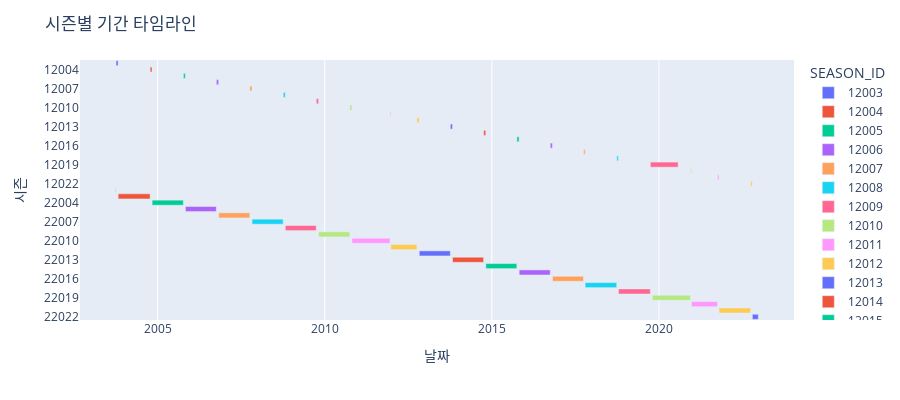

Notebook source saved alongside this figure:
### Code cell
# 타임라인 차트
fig = px.timeline(
    season_dates,
    x_start="Start",
    x_end="End",
    y="SEASON_ID",
    color="SEASON_ID"
)

fig.update_layout(
    title="시즌별 기간 타임라인",
    xaxis_title="날짜",
    yaxis_title="시즌",
    width=900,
    height=400
)

fig.show()

### Figure 1 — Plotly figure (JSON) as saved in the notebook; plotly's stock layout.template omitted (floating-point values rounded to 4 significant figures)
{"data": [{"base": ["2003-10-05T00:00:00.000000000"], "hovertemplate": "SEASON_ID=%{y}<br>Start=%{base}<br>End=%{x}<extra></extra>", "legendgroup": "12003", "marker": {"color": "#636efa", "pattern": {"shape": ""}}, "name": "12003", "orientation": "h", "showlegend": true, "textposition": "auto", "type": "bar", "x": [1900800000], "xaxis": "x", "y": ["12003"], "yaxis": "y"}, {"base": ["2004-10-12T00:00:00.000000000"], "hovertemplate": "SEASON_ID=%{y}<br>Start=%{base}<br>End=%{x}<extra></extra>", "legendgroup": "12004", "marker": {"color": "#EF553B", "pattern": {"shape": ""}}, "name": "12004", "orientation": "h", "showlegend": true, "textposition": "auto", "type": "bar", "x": [1728000000], "xaxis": "x", "y": ["12004"], "yaxis": "y"}, {"base": ["2005-10-10T00:00:00.000000000"], "hovertemplate": "SEASON_ID=%{y}<br>Start=%{base}<br>End=%{x}<extra></extra>", "legendgroup": "12005", "marker": {"color": "#00cc96", "pattern": {"shape": ""}}, "name": "12005", "orientation": "h", "showlegend": true, "textposition": "auto", "type": "bar", "x": [1814400000], "xaxis": "x", "y": ["12005"], "yaxis": "y"}, {"base": ["2006-10-05T00:00:00.000000000"], "hovertemplate": "SEASON_ID=%{y}<br>Start=%{base}<br>End=%{x}<extra></extra>", "legendgroup": "12006", "marker": {"color": "#ab63fa", "pattern": {"shape": ""}}, "name": "12006", "orientation": "h", "showlegend": true, "textposition": "auto", "type": "bar", "x": [2160000000], "xaxis": "x", "y": ["12006"], "yaxis": "y"}, {"base": ["2007-10-06T00:00:00.000000000"], "hovertemplate": "SEASON_ID=%{y}<br>Start=%{base}<br>End=%{x}<extra></extra>", "legendgroup": "12007", "marker": {"color": "#FFA15A", "pattern": {"shape": ""}}, "name": "12007", "orientation": "h", "showlegend": true, "textposition": "auto", "type": "bar", "x": [1987200000], "xaxis": "x", "y": ["12007"], "yaxis": "y"}, {"base": ["2008-10-05T00:00:00.000000000"], "hovertemplate": "SEASON_ID=%{y}<br>Start=%{base}<br>End=%{x}<extra></extra>", "legendgroup": "12008", "marker": {"color": "#19d3f3", "pattern": {"shape": ""}}, "name": "12008", "orientation": "h", "showlegend": true, "textposition": "auto", "type": "bar", "x": [1900800000], "xaxis": "x", "y": ["12008"], "yaxis": "y"}, {"base": ["2009-10-01T00:00:00.000000000"], "hovertemplate": "SEASON_ID=%{y}<br>Start=%{base}<br>End=%{x}<extra></extra>", "legendgroup": "12009", "marker": {"color": "#FF6692", "pattern": {"shape": ""}}, "name": "12009", "orientation": "h", "showlegend": true, "textposition": "auto", "type": "bar", "x": [2160000000], "xaxis": "x", "y": ["12009"], "yaxis": "y"}, {"base": ["2010-10-03T00:00:00.000000000"], "hovertemplate": "SEASON_ID=%{y}<br>Start=%{base}<br>End=%{x}<extra></extra>", "legendgroup": "12010", "marker": {"color": "#B6E880", "pattern": {"shape": ""}}, "name": "12010", "orientation": "h", "showlegend": true, "textposition": "auto", "type": "bar", "x": [1900800000], "xaxis": "x", "y": ["12010"], "yaxis": "y"}, {"base": ["2011-12-16T00:00:00.000000000"], "hovertemplate": "SEASON_ID=%{y}<br>Start=%{base}<br>End=%{x}<extra></extra>", "legendgroup": "12011", "marker": {"color": "#FF97FF", "pattern": {"shape": ""}}, "name": "12011", "orientation": "h", "showlegend": true, "textposition": "auto", "type": "bar", "x": [691200000], "xaxis": "x", "y": ["12011"], "yaxis": "y"}, {"base": ["2012-10-05T00:00:00.000000000"], "hovertemplate": "SEASON_ID=%{y}<br>Start=%{base}<br>End=%{x}<extra></extra>", "legendgroup": "12012", "marker": {"color": "#FECB52", "pattern": {"shape": ""}}, "name": "12012", "orientation": "h", "showlegend": true, "textposition": "auto", "type": "bar", "x": [2073600000], "xaxis": "x", "y": ["12012"], "yaxis": "y"}, {"base": ["2013-10-05T00:00:00.000000000"], "hovertemplate": "SEASON_ID=%{y}<br>Start=%{base}<br>End=%{x}<extra></extra>", "legendgroup": "12013", "marker": {"color": "#636efa", "pattern": {"shape": ""}}, "name": "12013", "orientation": "h", "showlegend": true, "textposition": "auto", "type": "bar", "x": [1987200000], "xaxis": "x", "y": ["12013"], "yaxis": "y"}, {"base": ["2014-10-04T00:00:00.000000000"], "hovertemplate": "SEASON_ID=%{y}<br>Start=%{base}<br>End=%{x}<extra></extra>", "legendgroup": "12014", "marker": {"color": "#EF553B", "pattern": {"shape": ""}}, "name": "12014", "orientation": "h", "showlegend": true, "textposition": "auto", "type": "bar", "x": [1987200000], "xaxis": "x", "y": ["12014"], "yaxis": "y"}, {"base": ["2015-10-02T00:00:00.000000000"], "hovertemplate": "SEASON_ID=%{y}<br>Start=%{base}<br>End=%{x}<extra></extra>", "legendgroup": "12015", "marker": {"color": "#00cc96", "pattern": {"shape": ""}}, "name": "12015", "orientation": "h", "showlegend": true, "textposition": "auto", "type": "bar", "x": [2073600000], "xaxis": "x", "y": ["12015"], "yaxis": "y"}, {"base": ["2016-10-01T00:00:00.000000000"], "hovertemplate": "SEASON_ID=%{y}<br>Start=%{base}<br>End=%{x}<extra></extra>", "legendgroup": "12016", "marker": {"color": "#ab63fa", "pattern": {"shape": ""}}, "name": "12016", "orientation": "h", "showlegend": true, "textposition": "auto", "type": "bar", "x": [1987200000], "xaxis": "x", "y": ["12016"], "yaxis": "y"}, {"base": ["2017-09-30T00:00:00.000000000"], "hovertemplate": "SEASON_ID=%{y}<br>Start=%{base}<br>End=%{x}<extra></extra>", "legendgroup": "12017", "marker": {"color": "#FFA15A", "pattern": {"shape": ""}}, "name": "12017", "orientation": "h", "showlegend": true, "textposition": "auto", "type": "bar", "x": [1382400000], "xaxis": "x", "y": ["12017"], "yaxis": "y"}, {"base": ["2018-09-28T00:00:00.000000000"], "hovertemplate": "SEASON_ID=%{y}<br>Start=%{base}<br>End=%{x}<extra></extra>", "legendgroup": "12018", "marker": {"color": "#19d3f3", "pattern": {"shape": ""}}, "name": "12018", "orientation": "h", "showlegend": true, "textposition": "auto", "type": "bar", "x": [1468800000], "xaxis": "x", "y": ["12018"], "yaxis": "y"}, {"base": ["2019-09-30T00:00:00.000000000"], "hovertemplate": "SEASON_ID=%{y}<br>Start=%{base}<br>End=%{x}<extra></extra>", "legendgroup": "12019", "marker": {"color": "#FF6692", "pattern": {"shape": ""}}, "name": "12019", "orientation": "h", "showlegend": true, "textposition": "auto", "type": "bar", "x": [26179200000], "xaxis": "x", "y": ["12019"], "yaxis": "y"}, {"base": ["2020-12-11T00:00:00.000000000"], "hovertemplate": "SEASON_ID=%{y}<br>Start=%{base}<br>End=%{x}<extra></extra>", "legendgroup": "12020", "marker": {"color": "#B6E880", "pattern": {"shape": ""}}, "name": "12020", "orientation": "h", "showlegend": true, "textposition": "auto", "type": "bar", "x": [864000000], "xaxis": "x", "y": ["12020"], "yaxis": "y"}, {"base": ["2021-10-03T00:00:00.000000000"], "hovertemplate": "SEASON_ID=%{y}<br>Start=%{base}<br>End=%{x}<extra></extra>", "legendgroup": "12021", "marker": {"color": "#FF97FF", "pattern": {"shape": ""}}, "name": "12021", "orientation": "h", "showlegend": true, "textposition": "auto", "type": "bar", "x": [1296000000], "xaxis": "x", "y": ["12021"], "yaxis": "y"}, {"base": ["2022-09-30T00:00:00.000000000"], "hovertemplate": "SEASON_ID=%{y}<br>Start=%{base}<br>End=%{x}<extra></extra>", "legendgroup": "12022", "marker": {"color": "#FECB52", "pattern": {"shape": ""}}, "name": "12022", "orientation": "h", "showlegend": true, "textposition": "auto", "type": "bar", "x": [1468800000], "xaxis": "x", "y": ["12022"], "yaxis": "y"}, {"base": ["2003-10-01T00:00:00.000000000"], "hovertemplate": "SEASON_ID=%{y}<br>Start=%{base}<br>End=%{x}<extra></extra>", "legendgroup": "22002", "marker": {"color": "#636efa", "pattern": {"shape": ""}}, "name": "22002", "orientation": "h", "showlegend": true, "textposition": "auto", "type": "bar", "x": [259200000], "xaxis": "x", "y": ["22002"], "yaxis": "y"}, {"base": ["2003-10-28T00:00:00.000000000"], "hovertemplate": "SEASON_ID=%{y}<br>Start=%{base}<br>End=%{x}<extra></extra>", "legendgroup": "22003", "marker": {"color": "#EF553B", "pattern": {"shape": ""}}, "name": "22003", "orientation": "h", "showlegend": true, "textposition": "auto", "type": "bar", "x": [30153600000], "xaxis": "x", "y": ["22003"], "yaxis": "y"}, {"base": ["2004-11-02T00:00:00.000000000"], "hovertemplate": "SEASON_ID=%{y}<br>Start=%{base}<br>End=%{x}<extra></extra>", "legendgroup": "22004", "marker": {"color": "#00cc96", "pattern": {"shape": ""}}, "name": "22004", "orientation": "h", "showlegend": true, "textposition": "auto", "type": "bar", "x": [29462400000], "xaxis": "x", "y": ["22004"], "yaxis": "y"}, {"base": ["2005-11-01T00:00:00.000000000"], "hovertemplate": "SEASON_ID=%{y}<br>Start=%{base}<br>End=%{x}<extra></extra>", "legendgroup": "22005", "marker": {"color": "#ab63fa", "pattern": {"shape": ""}}, "name": "22005", "orientation": "h", "showlegend": true, "textposition": "auto", "type": "bar", "x": [29116800000], "xaxis": "x", "y": ["22005"], "yaxis": "y"}, {"base": ["2006-10-31T00:00:00.000000000"], "hovertemplate": "SEASON_ID=%{y}<br>Start=%{base}<br>End=%{x}<extra></extra>", "legendgroup": "22006", "marker": {"color": "#FFA15A", "pattern": {"shape": ""}}, "name": "22006", "orientation": "h", "showlegend": true, "textposition": "auto", "type": "bar", "x": [29289600000], "xaxis": "x", "y": ["22006"], "yaxis": "y"}, {"base": ["2007-10-30T00:00:00.000000000"], "hovertemplate": "SEASON_ID=%{y}<br>Start=%{base}<br>End=%{x}<extra></extra>", "legendgroup": "22007", "marker": {"color": "#19d3f3", "pattern": {"shape": ""}}, "name": "22007", "orientation": "h", "showlegend": true, "textposition": "auto", "type": "bar", "x": [29376000000], "xaxis": "x", "y": ["22007"], "yaxis": "y"}, {"base": ["2008-10-28T00:00:00.000000000"], "hovertemplate": "SEASON_ID=%{y}<br>Start=%{base}<br>End=%{x}<extra></extra>", "legendgroup": "22008", "marker": {"color": "#FF6692", "pattern": {"shape": ""}}, "name": "22008", "orientation": "h", "showlegend": true, "textposition": "auto", "type": "bar", "x": [29116800000], "xaxis": "x", "y": ["22008"], "yaxis": "y"}, {"base": ["2009-10-27T00:00:00.000000000"], "hovertemplate": "SEASON_ID=%{y}<br>Start=%{base}<br>End=%{x}<extra></extra>", "legendgroup": "22009", "marker": {"color": "#B6E880", "pattern": {"shape": ""}}, "name": "22009", "orientation": "h", "showlegend": true, "textposition": "auto", "type": "bar", "x": [29376000000], "xaxis": "x", "y": ["22009"], "yaxis": "y"}, {"base": ["2010-10-26T00:00:00.000000000"], "hovertemplate": "SEASON_ID=%{y}<br>Start=%{base}<br>End=%{x}<extra></extra>", "legendgroup": "22010", "marker": {"color": "#FF97FF", "pattern": {"shape": ""}}, "name": "22010", "orientation": "h", "showlegend": true, "textposition": "auto", "type": "bar", "x": [35856000000], "xaxis": "x", "y": ["22010"], "yaxis": "y"}, {"base": ["2011-12-25T00:00:00.000000000"], "hovertemplate": "SEASON_ID=%{y}<br>Start=%{base}<br>End=%{x}<extra></extra>", "legendgroup": "22011", "marker": {"color": "#FECB52", "pattern": {"shape": ""}}, "name": "22011", "orientation": "h", "showlegend": true, "textposition": "auto", "type": "bar", "x": [24537600000], "xaxis": "x", "y": ["22011"], "yaxis": "y"}, {"base": ["2012-10-30T00:00:00.000000000"], "hovertemplate": "SEASON_ID=%{y}<br>Start=%{base}<br>End=%{x}<extra></extra>", "legendgroup": "22012", "marker": {"color": "#636efa", "pattern": {"shape": ""}}, "name": "22012", "orientation": "h", "showlegend": true, "textposition": "auto", "type": "bar", "x": [29289600000], "xaxis": "x", "y": ["22012"], "yaxis": "y"}, {"base": ["2013-10-29T00:00:00.000000000"], "hovertemplate": "SEASON_ID=%{y}<br>Start=%{base}<br>End=%{x}<extra></extra>", "legendgroup": "22013", "marker": {"color": "#EF553B", "pattern": {"shape": ""}}, "name": "22013", "orientation": "h", "showlegend": true, "textposition": "auto", "type": "bar", "x": [29289600000], "xaxis": "x", "y": ["22013"], "yaxis": "y"}, {"base": ["2014-10-28T00:00:00.000000000"], "hovertemplate": "SEASON_ID=%{y}<br>Start=%{base}<br>End=%{x}<extra></extra>", "legendgroup": "22014", "marker": {"color": "#00cc96", "pattern": {"shape": ""}}, "name": "22014", "orientation": "h", "showlegend": true, "textposition": "auto", "type": "bar", "x": [29203200000], "xaxis": "x", "y": ["22014"], "yaxis": "y"}, {"base": ["2015-10-27T00:00:00.000000000"], "hovertemplate": "SEASON_ID=%{y}<br>Start=%{base}<br>End=%{x}<extra></extra>", "legendgroup": "22015", "marker": {"color": "#ab63fa", "pattern": {"shape": ""}}, "name": "22015", "orientation": "h", "showlegend": true, "textposition": "auto", "type": "bar", "x": [29289600000], "xaxis": "x", "y": ["22015"], "yaxis": "y"}, {"base": ["2016-10-25T00:00:00.000000000"], "hovertemplate": "SEASON_ID=%{y}<br>Start=%{base}<br>End=%{x}<extra></extra>", "legendgroup": "22016", "marker": {"color": "#FFA15A", "pattern": {"shape": ""}}, "name": "22016", "orientation": "h", "showlegend": true, "textposition": "auto", "type": "bar", "x": [29289600000], "xaxis": "x", "y": ["22016"], "yaxis": "y"}, {"base": ["2017-10-17T00:00:00.000000000"], "hovertemplate": "SEASON_ID=%{y}<br>Start=%{base}<br>End=%{x}<extra></extra>", "legendgroup": "22017", "marker": {"color": "#19d3f3", "pattern": {"shape": ""}}, "name": "22017", "orientation": "h", "showlegend": true, "textposition": "auto", "type": "bar", "x": [29808000000], "xaxis": "x", "y": ["22017"], "yaxis": "y"}, {"base": ["2018-10-16T00:00:00.000000000"], "hovertemplate": "SEASON_ID=%{y}<br>Start=%{base}<br>End=%{x}<extra></extra>", "legendgroup": "22018", "marker": {"color": "#FF6692", "pattern": {"shape": ""}}, "name": "22018", "orientation": "h", "showlegend": true, "textposition": "auto", "type": "bar", "x": [30067200000], "xaxis": "x", "y": ["22018"], "yaxis": "y"}, {"base": ["2019-10-22T00:00:00.000000000"], "hovertemplate": "SEASON_ID=%{y}<br>Start=%{base}<br>End=%{x}<extra></extra>", "legendgroup": "22019", "marker": {"color": "#B6E880", "pattern": {"shape": ""}}, "name": "22019", "orientation": "h", "showlegend": true, "textposition": "auto", "type": "bar", "x": [35856000000], "xaxis": "x", "y": ["22019"], "yaxis": "y"}, {"base": ["2020-12-22T00:00:00.000000000"], "hovertemplate": "SEASON_ID=%{y}<br>Start=%{base}<br>End=%{x}<extra></extra>", "legendgroup": "22020", "marker": {"color": "#FF97FF", "pattern": {"shape": ""}}, "name": "22020", "orientation": "h", "showlegend": true, "textposition": "auto", "type": "bar", "x": [24537600000], "xaxis": "x", "y": ["22020"], "yaxis": "y"}, {"base": ["2021-10-19T00:00:00.000000000"], "hovertemplate": "SEASON_ID=%{y}<br>Start=%{base}<br>End=%{x}<extra></extra>", "legendgroup": "22021", "marker": {"color": "#FECB52", "pattern": {"shape": ""}}, "name": "22021", "orientation": "h", "showlegend": true, "textposition": "auto", "type": "bar", "x": [29808000000], "xaxis": "x", "y": ["22021"], "yaxis": "y"}, {"base": ["2022-10-18T00:00:00.000000000"], "hovertemplate": "SEASON_ID=%{y}<br>Start=%{base}<br>End=%{x}<extra></extra>", "legendgroup": "22022", "marker": {"color": "#636efa", "pattern": {"shape": ""}}, "name": "22022", "orientation": "h", "showlegend": true, "textposition": "auto", "type": "bar", "x": [5616000000], "xaxis": "x", "y": ["22022"], "yaxis": "y"}], "layout": {"barmode": "overlay", "height": 400, "legend": {"title": {"text": "SEASON_ID"}, "tracegroupgap": 0}, "margin": {"t": 60}, "title": {"text": "시즌별 기간 타임라인"}, "width": 900, "xaxis": {"anchor": "y", "domain": [0, 1], "title": {"text": "날짜"}, "type": "date"}, "yaxis": {"anchor": "x", "categoryarray": ["22022", "22021", "22020", "22019", "22018", "22017", "22016", "22015", "22014", "22013", "22012", "22011", "22010", "22009", "22008", "22007", "22006", "22005", "22004", "22003", "22002", "12022", "12021", "12020", "12019", "12018", "12017", "12016", "12015", "12014", "12013", "12012", "12011", "12010", "12009", "12008", "12007", "12006", "12005", "12004", "12003"], "categoryorder": "array", "domain": [0, 1], "title": {"text": "시즌"}}}}
